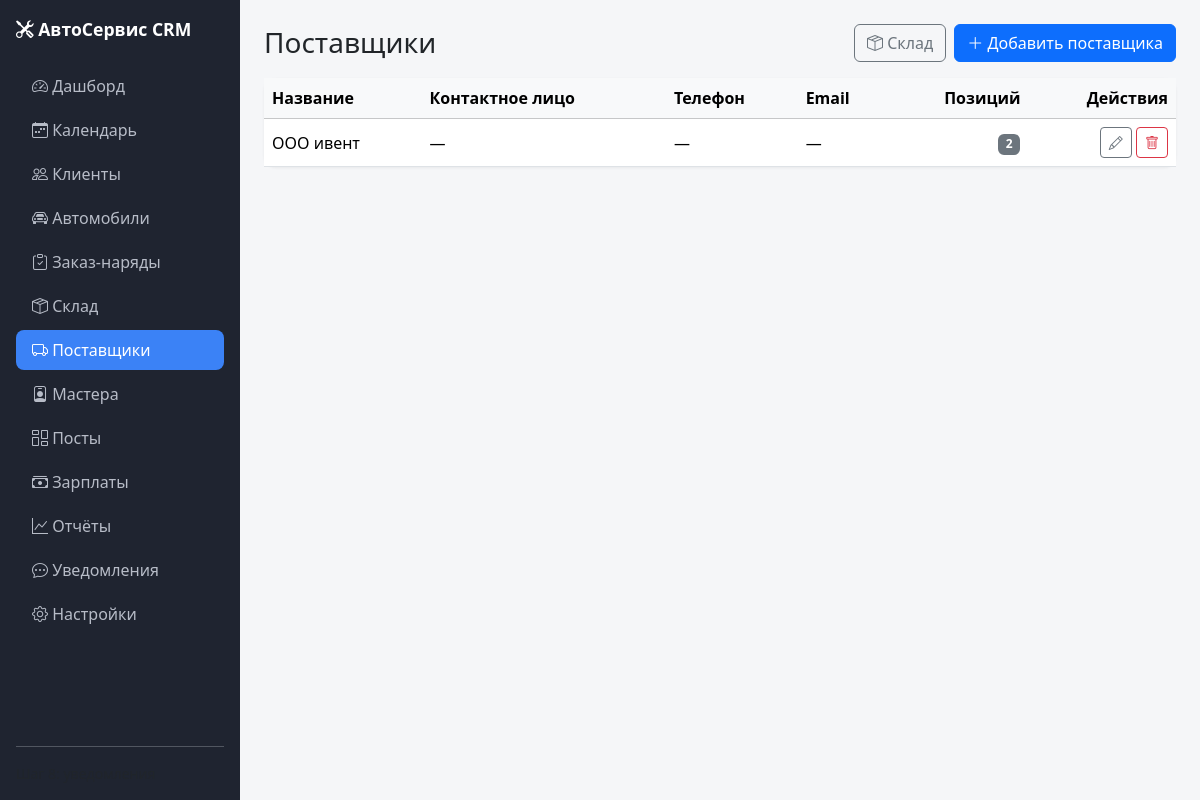
Page /warehouse/suppliers on the committed database.
### models.py (models this page shows, shortened)
class Supplier(db.Model):
    __tablename__ = "suppliers"
    id = db.Column(db.Integer, primary_key=True)
    name = db.Column(db.String(200), nullable=False)
    contact_person = db.Column(db.String(200))
    phone = db.Column(db.String(30))
    email = db.Column(db.String(120))
    comment = db.Column(db.Text)
    created_at = db.Column(db.DateTime, default=lambda: datetime.now(timezone.utc))

### app.py (the view)
@app.route("/warehouse/suppliers")
def suppliers_list():
    suppliers = Supplier.query.order_by(Supplier.name).all()
    return render_template("warehouse/suppliers_list.html", suppliers=suppliers)

### app.py (called while the page is built)
@app.context_processor
def inject_globals():
    return {
        "ORDER_STATUSES": ORDER_STATUSES,
        "MOVEMENT_TYPES": MOVEMENT_TYPES,
        "MOVEMENT_COLORS": MOVEMENT_COLORS,
        "APPOINTMENT_STATUSES": APPOINTMENT_STATUSES,
        "APPOINTMENT_COLORS": APPOINTMENT_COLORS,
        "STATUS_COLORS": {
            "new": "secondary",
            "in_progress": "primary",
            "waiting_parts": "warning",
            "done": "info",
            "closed": "success",
            "canceled": "danger",
        },
    }

### templates/warehouse/suppliers_list.html (shortened to what this page needs)
{% extends "base.html" %}
{% block content %}
<div class="d-flex justify-content-between align-items-center mb-3">
    <h1 class="h3 mb-0">Поставщики</h1>
    <div class="d-flex gap-2">
        <a href="{{ url_for('parts_list') }}" class="btn btn-outline-secondary">
            <i class="bi bi-box-seam"></i> Склад
        </a>
        <a href="{{ url_for('supplier_new') }}" class="btn btn-primary">
            <i class="bi bi-plus-lg"></i> Добавить поставщика
        </a>
    </div>
</div>
<div class="card stat-card">
    <div class="table-responsive">
        <table class="table table-hover mb-0 align-middle">
            <thead class="table-light">
            <tr>
                <th>Название</th>
                <th>Контактное лицо</th>
                <th>Телефон</th>
                <th>Email</th>
                <th class="text-end">Позиций</th>
                <th class="text-end">Действия</th>
            </tr>
            </thead>
            <tbody>
            {% for s in suppliers %}
                <tr>
                    <td>{{ s.name }}</td>
                    <td>{{ s.contact_person or "—" }}</td>
                    <td>{{ s.phone or "—" }}</td>
                    <td>{{ s.email or "—" }}</td>
                    <td class="text-end"><span class="badge bg-secondary">{{ s.parts|length }}</span></td>
                    <td class="text-end">
                        <a href="{{ url_for('supplier_edit', supplier_id=s.id) }}"
                           class="btn btn-sm btn-outline-secondary"><i class="bi bi-pencil"></i></a>
                        <form method="post" class="d-inline"
                              action="{{ url_for('supplier_delete', supplier_id=s.id) }}"
                              onsubmit="return confirm('Удалить поставщика?');">
                            <button class="btn btn-sm btn-outline-danger"><i class="bi bi-trash"></i></button>
                        </form>
                    </td>
                </tr>
            {% else %}
                <tr><td colspan="6" class="text-center text-muted py-4">Поставщиков пока нет.</td></tr>
            {% endfor %}
            </tbody>
        </table>
    </div>
</div>
{% endblock %}

### static/css/style.css (style rules this page uses)
body { background: #f5f6f8; font-family: system-ui, -apple-system, "Segoe UI", Roboto, sans-serif; }
.stat-card { border: none; border-radius: .75rem; box-shadow: 0 1px 3px rgba(0, 0, 0, .06); }

### rows in the picture
Supplier: name "ООО ивент", contact_person "—", phone "—", email "—", parts|length "2"
